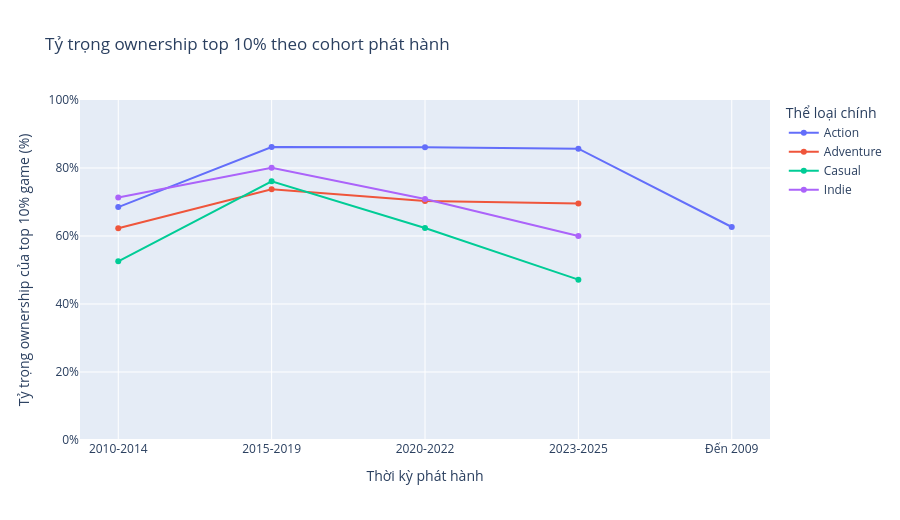

Notebook code for this chart:
### Markdown cell above
### 8. Trực quan hóa 3 — biến thiên theo cohort phát hành (D2)

Để trình bày D2, pivot tỷ trọng top 10% theo thể loại và nhóm năm phát hành. Mỗi điểm được tính trong một thể loại × cohort; nhóm giá được gộp ở biểu đồ này để dễ quan sát, còn phân tích kiểm soát ở biểu đồ 2 vẫn giữ giá thành tầng riêng. Khoảng trống nghĩa là không đủ 30 game trong một ô, không phải tỷ trọng bằng 0.

### Code cell
cohort_cells = stratum_table.loc[
    stratum_table['Thể loại'].isin(major_genres)
].copy()
cohort_trend = (
    cohort_cells.groupby(['Thể loại', 'Cohort phát hành'], observed=True)
    .apply(lambda group: pd.Series({
        'Tỷ trọng top 10%': np.average(
            group['Top 10% ownership'], weights=group['Số game']
        ),
        'Số game': group['Số game'].sum(),
    }))
    .reset_index()
)
cohort_pivot = cohort_trend.pivot(
    index='Thể loại', columns='Cohort phát hành', values='Tỷ trọng top 10%'
).reindex(index=major_genres)
display(cohort_pivot.style.format('{:.1%}').format(na_rep='—'))

cohort_plot = go.Figure()
for genre in major_genres:
    group = cohort_trend.loc[cohort_trend['Thể loại'].eq(genre)]
    cohort_plot.add_trace(go.Scatter(
        x=group['Cohort phát hành'],
        y=100 * group['Tỷ trọng top 10%'],
        mode='lines+markers',
        name=genre,
        customdata=group[['Số game']].to_numpy(),
        hovertemplate=(
            '%{x}<br>%{y:.1f}% ownership ở top 10%'
            '<br>Số game: %{customdata[0]:,.0f}<extra>%{fullData.name}</extra>'
        ),
    ))
cohort_plot.update_layout(
    title='Tỷ trọng ownership top 10% theo cohort phát hành',
    xaxis_title='Thời kỳ phát hành',
    yaxis_title='Tỷ trọng ownership của top 10% game (%)',
    yaxis={'range': [0, 100], 'ticksuffix': '%'},
    height=520,
    legend_title='Thể loại chính',
)
display(cohort_plot)

### Figure 1 — Plotly figure (JSON) as saved in the notebook; plotly's stock layout.template omitted (floating-point values rounded to 4 significant figures)
{"data": [{"customdata": [[1134.0], [10920.0], [9932.0], [11300.0], [34.0]], "hovertemplate": "%{x}<br>%{y:.1f}% ownership ở top 10%<br>Số game: %{customdata[0]:,.0f}<extra>%{fullData.name}</extra>", "mode": "lines+markers", "name": "Action", "type": "scatter", "x": ["2010-2014", "2015-2019", "2020-2022", "2023-2025", "Đến 2009"], "y": [68.5, 86.18, 86.1, 85.69, 62.65]}, {"customdata": [[516.0], [5454.0], [5098.0], [6033.0]], "hovertemplate": "%{x}<br>%{y:.1f}% ownership ở top 10%<br>Số game: %{customdata[0]:,.0f}<extra>%{fullData.name}</extra>", "mode": "lines+markers", "name": "Adventure", "type": "scatter", "x": ["2010-2014", "2015-2019", "2020-2022", "2023-2025"], "y": [62.3, 73.75, 70.31, 69.56]}, {"customdata": [[243.0], [4394.0], [5047.0], [6133.0]], "hovertemplate": "%{x}<br>%{y:.1f}% ownership ở top 10%<br>Số game: %{customdata[0]:,.0f}<extra>%{fullData.name}</extra>", "mode": "lines+markers", "name": "Casual", "type": "scatter", "x": ["2010-2014", "2015-2019", "2020-2022", "2023-2025"], "y": [52.55, 76.07, 62.34, 47.16]}, {"customdata": [[241.0], [2524.0], [2196.0], [2742.0]], "hovertemplate": "%{x}<br>%{y:.1f}% ownership ở top 10%<br>Số game: %{customdata[0]:,.0f}<extra>%{fullData.name}</extra>", "mode": "lines+markers", "name": "Indie", "type": "scatter", "x": ["2010-2014", "2015-2019", "2020-2022", "2023-2025"], "y": [71.31, 80.07, 70.88, 60.0]}], "layout": {"height": 520, "legend": {"title": {"text": "Thể loại chính"}}, "title": {"text": "Tỷ trọng ownership top 10% theo cohort phát hành"}, "xaxis": {"title": {"text": "Thời kỳ phát hành"}}, "yaxis": {"range": [0, 100], "ticksuffix": "%", "title": {"text": "Tỷ trọng ownership của top 10% game (%)"}}}}
